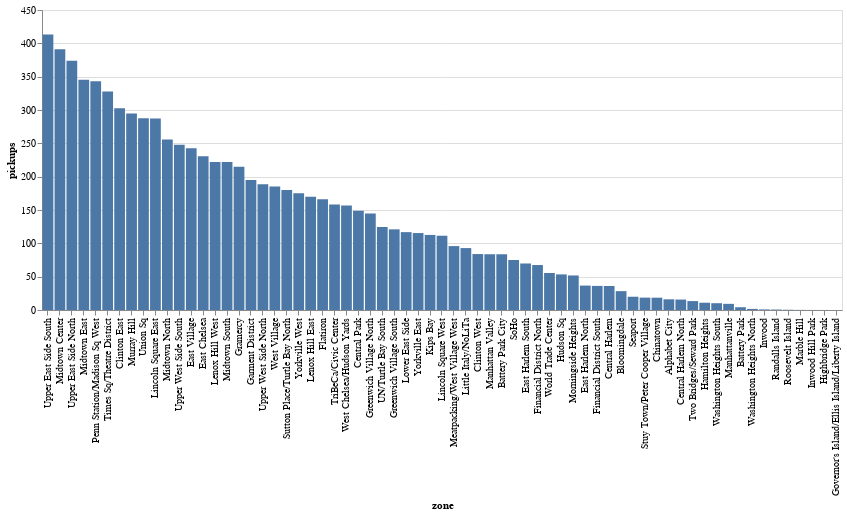

This figure's notebook cell:
### Code cell
df_grouped = df2[['zone', 'pickups']]
df_grouped = df_grouped.groupby('zone').mean().sort_values('pickups', ascending=False).reset_index()

pickups_by_zone = alt.Chart(df_grouped).mark_bar().encode(
    x=alt.X('zone',
            sort=alt.Sort(field='pickups',
                         order='descending')
    ),
    y='pickups',
    tooltip='zone'
).properties(
    width=800
)
pickups_by_zone

### Figure 1 — Vega-Lite specification as saved in the notebook (floating-point values rounded to 4 significant figures)
{"config": {"view": {"continuousWidth": 400, "continuousHeight": 300}}, "data": {"name": "data-750c42d6aa5a8cecebfaa27bfbbbf495"}, "mark": "bar", "encoding": {"tooltip": {"type": "nominal", "field": "zone"}, "x": {"type": "nominal", "field": "zone", "sort": {"field": "pickups", "order": "descending"}}, "y": {"type": "quantitative", "field": "pickups"}}, "width": 800, "$schema": "https://vega.github.io/schema/vega-lite/v4.8.1.json", "datasets": {"data-750c42d6aa5a8cecebfaa27bfbbbf495": [{"zone": "Upper East Side South", "pickups": 413.4}, {"zone": "Midtown Center", "pickups": 391.1}, {"zone": "Upper East Side North", "pickups": 373.7}, {"zone": "Midtown East", "pickups": 345.4}, {"zone": "Penn Station/Madison Sq West", "pickups": 343.1}, {"zone": "Times Sq/Theatre District", "pickups": 327.8}, {"zone": "Clinton East", "pickups": 302.8}, {"zone": "Murray Hill", "pickups": 294.9}, {"zone": "Union Sq", "pickups": 287.6}, {"zone": "Lincoln Square East", "pickups": 287.4}, {"zone": "Midtown North", "pickups": 255.7}, {"zone": "Upper West Side South", "pickups": 247.9}, {"zone": "East Village", "pickups": 242.6}, {"zone": "East Chelsea", "pickups": 230.6}, {"zone": "Lenox Hill West", "pickups": 222.2}, {"zone": "Midtown South", "pickups": 221.9}, {"zone": "Gramercy", "pickups": 215.0}, {"zone": "Garment District", "pickups": 195.1}, {"zone": "Upper West Side North", "pickups": 188.6}, {"zone": "West Village", "pickups": 185.2}, {"zone": "Sutton Place/Turtle Bay North", "pickups": 180.2}, {"zone": "Yorkville West", "pickups": 175.3}, {"zone": "Lenox Hill East", "pickups": 170.0}, {"zone": "Flatiron", "pickups": 166.3}, {"zone": "TriBeCa/Civic Center", "pickups": 158.3}, {"zone": "West Chelsea/Hudson Yards", "pickups": 156.8}, {"zone": "Central Park", "pickups": 149.0}, {"zone": "Greenwich Village North", "pickups": 144.8}, {"zone": "UN/Turtle Bay South", "pickups": 124.5}, {"zone": "Greenwich Village South", "pickups": 121.0}, {"zone": "Lower East Side", "pickups": 116.8}, {"zone": "Yorkville East", "pickups": 115.4}, {"zone": "Kips Bay", "pickups": 112.6}, {"zone": "Lincoln Square West", "pickups": 111.4}, {"zone": "Meatpacking/West Village West", "pickups": 95.86}, {"zone": "Little Italy/NoLiTa", "pickups": 92.88}, {"zone": "Clinton West", "pickups": 83.92}, {"zone": "Manhattan Valley", "pickups": 83.65}, {"zone": "Battery Park City", "pickups": 83.62}, {"zone": "SoHo", "pickups": 74.99}, {"zone": "East Harlem South", "pickups": 69.77}, {"zone": "Financial District North", "pickups": 67.46}, {"zone": "World Trade Center", "pickups": 55.51}, {"zone": "Hudson Sq", "pickups": 53.39}, {"zone": "Morningside Heights", "pickups": 51.81}, {"zone": "East Harlem North", "pickups": 36.63}, {"zone": "Financial District South", "pickups": 36.13}, {"zone": "Central Harlem", "pickups": 36.0}, {"zone": "Bloomingdale", "pickups": 28.27}, {"zone": "Seaport", "pickups": 19.89}, {"zone": "Stuy Town/Peter Cooper Village", "pickups": 18.56}, {"zone": "Chinatown", "pickups": 18.46}, {"zone": "Alphabet City", "pickups": 16.03}, {"zone": "Central Harlem North", "pickups": 15.66}, {"zone": "Two Bridges/Seward Park", "pickups": 13.38}, {"zone": "Hamilton Heights", "pickups": 10.91}, {"zone": "Washington Heights South", "pickups": 10.2}, {"zone": "Manhattanville", "pickups": 9.242}, {"zone": "Battery Park", "pickups": 4.174}, {"zone": "Washington Heights North", "pickups": 1.628}, {"zone": "Inwood", "pickups": 0.8881}, {"zone": "Randalls Island", "pickups": 0.6928}, {"zone": "Roosevelt Island", "pickups": 0.3862}, {"zone": "Marble Hill", "pickups": 0.1739}, {"zone": "Inwood Hill Park", "pickups": 0.07603}, {"zone": "Highbridge Park", "pickups": 0.0508}, {"zone": "Governor's Island/Ellis Island/Liberty Island", "pickups": 0.0}]}}
